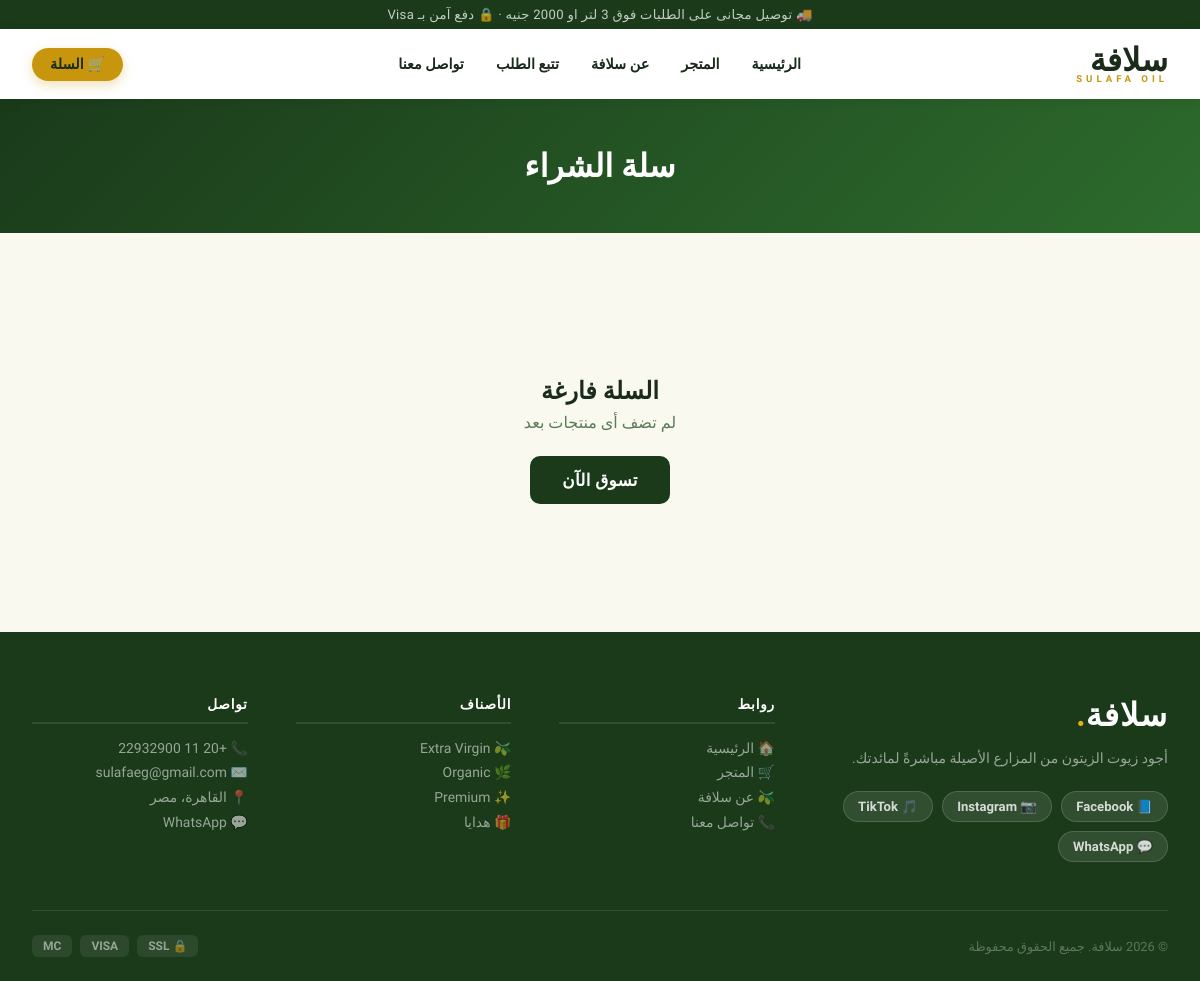
The page /cart on the database its author committed.
### tables this page shows
CREATE TABLE settings (
            key TEXT PRIMARY KEY,
            value TEXT
        );

### app.py (the view)
@app.route('/cart')
def cart_view():
    sid   = session.get('sid', '')
    items = get_db().execute(
        '''SELECT c.id, c.quantity,
                  p.id AS pid, p.name_ar, p.name_en,
                  p.price, p.image, p.photo, p.weight
           FROM cart c
           JOIN products p ON c.product_id = p.id
           WHERE c.sid=?''',
        (sid,)
    ).fetchall()
    s                     = get_all_settings()
    sub, tax, ship, total = _cart_totals(s, items)
    return render_template('cart.html',
        items=items, sub=sub, tax=tax, ship=ship, total=total,
        tax_rate   = int(s.get('tax_rate') or 14),
        ship_cost  = float(s.get('shipping_cost') or 50),
        free_thresh= float(s.get('free_shipping_threshold') or 500))

### app.py (called while the page is built)
def get_db():
    if 'db' not in g:
        g.db = sqlite3.connect(DB_PATH)
        g.db.row_factory = sqlite3.Row
    return g.db

def get_lang():
    return session.get('lang', 'ar')

def get_all_settings():
    rows = get_db().execute('SELECT key, value FROM settings').fetchall()
    return {r['key']: r['value'] for r in rows}

def cart_count():
    sid = session.get('sid', '')
    if not sid:
        return 0
    row = get_db().execute(
        'SELECT COALESCE(SUM(quantity),0) FROM cart WHERE sid=?', (sid,)
    ).fetchone()
    return row[0]

def _cart_totals(s, items):
    sub  = sum(i['price'] * i['quantity'] for i in items)
    rate = float(s.get('tax_rate') or 14) / 100
    sc   = float(s.get('shipping_cost') or 50)
    ft   = float(s.get('free_shipping_threshold') or 500)
    tax  = round(sub * rate, 2)
    ship = 0 if sub >= ft else sc
    return sub, tax, ship, sub + tax + ship

@app.context_processor
def inject_globals():
    return dict(s=get_all_settings(), lang=get_lang())

### templates/cart.html (shortened to what this page needs)
{% extends "base.html" %}
{% block body %}
<div class="page-head"><h1>{{ s.cart_title_ar or "سلة الشراء" }}</h1></div>
<div class="cart-pg"><div class="wrap">
{% if items %}
<div class="cart-lay">
  <div class="cart-box">
    <div class="cart-hd">{{ items|length }} منتج</div>
    {% for item in items %}
    <div class="ci">
      <div class="ci-img">
        {% if item["photo"] %}
          <img src="{{ item['photo'] }}" alt="{{ item['name_ar'] }}"
               style="width:100%;height:100%;object-fit:cover;border-radius:10px"
               onerror="this.parentElement.style.background='#f0f4f0';this.remove()">
        {% endif %}
      </div>
      <div style="flex:1">
        <div class="ci-name">{{ item["name_ar"] }}</div>
        <div class="ci-meta">{{ item["weight"] }} · {{ item["price"] }} جنيه</div>
      </div>
      <div class="ci-ctrl">
        <form action="{{ url_for('cart_update') }}" method="POST" style="display:inline">
          <input type="hidden" name="cid" value="{{ item["id"] }}">
          <input type="hidden" name="action" value="-">
          <button class="c-btn">−</button>
        </form>
        <span class="ci-qty">{{ item["quantity"] }}</span>
        <form action="{{ url_for('cart_update') }}" method="POST" style="display:inline">
          <input type="hidden" name="cid" value="{{ item["id"] }}">
          <input type="hidden" name="action" value="+">
          <button class="c-btn">+</button>
        </form>
      </div>
      <div class="ci-price">{{ (item["price"]*item["quantity"])|int }} جنيه</div>
      <form action="{{ url_for('cart_update') }}" method="POST" style="display:inline">
        <input type="hidden" name="cid" value="{{ item["id"] }}">
        <input type="hidden" name="action" value="del">
        <button class="ci-del">️</button>
      </form>
    </div>
    {% endfor %}
  </div>
  <div class="sum-box">
    <h3>ملخص الطلب</h3>
    <div class="sr"><span>المجموع</span><span>{{ sub }} جنيه</span></div>
    <div class="sr"><span>ضريبة {{ tax_rate|default(14) }}%</span><span>{{ tax }} جنيه</span></div>
    <div class="sr">
      <span>الشحن</span>
      <span class="{% if sub >= (free_thresh|default(500)) %}free{% endif %}">
        {% if sub >= (free_thresh|default(500)) %}{{ s.free_ship_text_ar or "مجانى 🎉" }}{% else %}{{ (ship_cost|default(50))|int }} جنيه{% endif %}
      </span>
    </div>
    {% if sub < (free_thresh|default(500)) %}
    <p style="font-size:.77rem;color:var(--muted)">أضف {{ ((free_thresh|default(500)) - sub)|int }} جنيه للشحن المجانى</p>
    {% endif %}
    <div class="sr tot"><span>الإجمالى</span><span>{{ total }} جنيه</span></div>
    <a href="{{ url_for('checkout') }}" class="btn btn-gold" style="display:flex;justify-content:center;width:100%;margin-top:1.2rem;font-size:1rem">
       {{ s.btn_checkout_ar or "إتمام الشراء" }}
    </a>
    <a href="{{ url_for('shop') }}" style="display:block;text-align:center;margin-top:.9rem;font-size:.85rem;color:var(--dark-green);font-weight:600">
      ← كمّل تسوّقك
    </a>
  </div>
</div>
{% else %}
<div class="empty">
  <h2>السلة فارغة</h2>
  <p style="color:var(--muted);margin:.5rem 0 1.5rem">لم تضف أى منتجات بعد</p>
  <a href="{{ url_for('shop') }}" class="btn btn-dark btn-lg"> تسوق الآن</a>
</div>
{% endif %}
</div></div>
{% endblock %}

### templates/base.html (shortened to what this page needs)
<!DOCTYPE html>
<html lang="ar" dir="rtl">
<head>
</head>
<body>
  <div class="topbar">
    <p>{{ s.topbar_text or '🚚 توصيل مجانى على الطلبات فوق 500 جنيه · 🔒 دفع آمن بـ Visa' }}</p>
  </div>
 <nav class="nav">
  <div class="nav-inner">
    <a href="{{ url_for('index') }}" class="brand">
      <div class="brand-logo">{{ s.site_name_ar }}<span>{{ s.brand_sub or 'SULAFA OIL' }}</span></div>
    </a>
    <div class="nav-links">
      <a href="{{ url_for('index') }}"   {% if request.endpoint=='index'                %}class="on"{% endif %}>{{ s.nav_home_ar    or 'الرئيسية' }}</a>
      <a href="{{ url_for('shop') }}"    {% if request.endpoint in['shop','product']    %}class="on"{% endif %}>{{ s.nav_shop_ar    or 'المتجر' }}</a>
      <a href="{{ url_for('about') }}"   {% if request.endpoint=='about'                %}class="on"{% endif %}>{{ s.nav_about_ar   or 'عن سلافة' }}</a>
      <a href="{{ url_for('track') }}"   {% if request.endpoint=='track'                %}class="on"{% endif %}> تتبع الطلب</a>
      <a href="{{ url_for('contact') }}" {% if request.endpoint=='contact'              %}class="on"{% endif %}>{{ s.nav_contact_ar or 'تواصل معنا' }}</a>
    </div>
    <div class="nav-right">
      {% set cnt = cart_count() %}
      <a href="{{ url_for('cart_view') }}" class="cart-btn">
        🛒 السلة{% if cnt > 0 %}<span class="cart-badge">{{ cnt }}</span>{% endif %}
      </a>
    </div>
  </div>
</nav>
  {% block body %}{% endblock %}
  <footer class="footer">
    <div class="footer-grid">
      <div>
        <div class="f-brand-name">{{ s.site_name_ar }}<span>.</span></div>
        <p class="f-desc">{{ s.footer_about_ar or s.tagline_ar }}</p>
        <div class="social-links">
          {% if s.facebook  %}<a href="{{ s.facebook }}"               target="_blank" class="social-link">📘 Facebook</a>{% endif %}
          {% if s.instagram %}<a href="{{ s.instagram }}"              target="_blank" class="social-link">📷 Instagram</a>{% endif %}
          {% if s.tiktok    %}<a href="{{ s.tiktok }}"                 target="_blank" class="social-link">🎵 TikTok</a>{% endif %}
          {% if s.whatsapp  %}<a href="https://wa.me/{{ s.whatsapp }}" target="_blank" class="social-link">💬 WhatsApp</a>{% endif %}
        </div>
      </div>
      <div class="f-col">
        <h5>روابط</h5>
        <a href="{{ url_for('index')   }}">🏠 {{ s.nav_home_ar or "الرئيسية" }}</a>
        <a href="{{ url_for('shop')    }}">🛒 {{ s.nav_shop_ar or "المتجر" }}</a>
        <a href="{{ url_for('about')   }}">🫒 {{ s.nav_about_ar or "عن سلافة" }}</a>
        <a href="{{ url_for('contact') }}">📞 {{ s.nav_contact_ar or "تواصل معنا" }}</a>
      </div>
      <div class="f-col">
        <h5>الأصناف</h5>
        <a href="{{ url_for('shop') }}?cat=بكر ممتاز">🫒 Extra Virgin</a>
        <a href="{{ url_for('shop') }}?cat=عضوى">🌿 Organic</a>
        <a href="{{ url_for('shop') }}?cat=فاخر">✨ Premium</a>
        <a href="{{ url_for('shop') }}?cat=طقم هدايا">🎁 هدايا</a>
      </div>
     <div class="f-col">
      <h5>تواصل</h5>
      {% if s.phone    %}<a href="tel:{{ s.phone }}">📞 {{ s.phone }}</a>{% endif %}
      {% if s.email    %}<a href="mailto:{{ s.email }}">✉️ {{ s.email }}</a>{% endif %}
      {% if s.address_ar %}<a href="#">📍 {{ s.address_ar }}</a>{% endif %}
      {% if s.whatsapp %}<a href="https://wa.me/{{ s.whatsapp }}" target="_blank">💬 WhatsApp</a>{% endif %}
    </div>
    </div>
    <div class="footer-bottom">
      <p>© 2026 {{ s.site_name_ar }}. {{ s.footer_copy_ar or "جميع الحقوق محفوظة" }}</p>
      <div class="pay-row">
        <span class="pay-badge">🔒 SSL</span>
        <span class="pay-badge">VISA</span>
        <span class="pay-badge">MC</span>
      </div>
    </div>
  </footer>
</body>
</html>

### templates/base.html (style rules this page uses)
*, *::before, *::after { margin: 0; padding: 0; box-sizing: border-box; }
:root { --dark-green: #1a3a1a; --mid-green: #2d6b2d; --bright-green:#3d8b3d; --light-green: #c8e6c9; --cream: #faf9f0; --gold: #c8960c; --gold-bright: #e6b015; --white: #ffffff; --text: #1a2b1a; --muted: #5a7a5a; --border: #e0ebd0; --red: #c0392b; --r: 10px; --r-lg: 18px; --shadow: 0 2px 14px rgba(26,58,26,.10); --shadow-md: 0 6px 28px rgba(26,58,26,.14); --shadow-lg: 0 14px 50px rgba(26,58,26,.18); }
*,*::before,*::after { box-sizing:border-box;margin:0;padding:0 }
html { scroll-behavior:smooth }
body { font-family:'Tajawal',sans-serif;background:var(--cream);color:var(--text);-webkit-font-smoothing:antialiased }
a { text-decoration:none;color:inherit }
.topbar { background: var(--dark-green); padding: 7px 0; text-align: center; }
.topbar p { color: rgba(255,255,255,.75); font-size: .82rem; letter-spacing: .3px; }
.nav { background:#fff;border-bottom:3px solid var(--dg);position:sticky;top:0;z-index:900;box-shadow:0 2px 12px rgba(0,0,0,.08) }
.nav-inner { max-width:1280px;margin:0 auto;padding:0 2rem;height:70px;display:flex;align-items:center;justify-content:space-between;gap:1rem }
.brand { display:flex;align-items:center }
.brand-logo { font-size:2rem;font-weight:900;color:var(--dg);line-height:1 }
.brand-logo span { color:var(--gold);display:block;font-size:.6rem;letter-spacing:4px;font-weight:700;margin-top:-2px }
.nav-links { display:flex;align-items:center;gap:4px }
.nav-links a { color:var(--text);font-size:.9rem;font-weight:700;padding:8px 14px;border-radius:50px;transition:background .15s,color .15s }
.nav-right { display:flex;align-items:center;gap:.75rem }
.cart-btn { position:relative;background:var(--gold);color:var(--dg);padding:8px 18px;border-radius:50px;font-size:.9rem;font-weight:800;display:flex;align-items:center;gap:6px;transition:background .15s,transform .15s;box-shadow:0 4px 12px rgba(200,150,12,.3) }
.wrap { max-width: 1280px; margin: 0 auto; padding: 0 2rem; }
.page-head { background: linear-gradient(135deg, var(--dark-green), var(--mid-green)); padding: 3rem 0; text-align: center; }
.page-head h1 { font-size: 2rem; font-weight: 900; color: #fff; }
.btn { display: inline-flex; align-items: center; gap: 7px; padding: 12px 26px; border-radius: var(--r); font-size: .95rem; font-weight: 700; cursor: pointer; border: none; transition: .22s; letter-spacing: .3px; }
.btn-lg { padding: 14px 32px; font-size: 1.05rem; }
.btn-dark { background: var(--dark-green); color: #fff; }
.footer { background: var(--dark-green); color: rgba(255,255,255,.8); padding: 4rem 2rem 0; }
.footer-grid { max-width: 1280px; margin: 0 auto; display: grid; grid-template-columns: 1.6fr 1fr 1fr 1fr; gap: 3rem; padding-bottom: 3rem; }
.f-brand-name { font-size: 2rem; font-weight: 900; font-family: 'Playfair Display', serif; color: #fff; letter-spacing: 1px; }
.f-brand-name span { color: var(--gold-bright); }
.f-desc { color: rgba(255,255,255,.55); font-size: .88rem; line-height: 1.75; margin-top: .75rem; margin-bottom: 1.25rem; }
.social-links { display: flex; gap: .6rem; flex-wrap: wrap; }
.social-link { display: flex; align-items: center; gap: 6px; background: rgba(255,255,255,.1); border: 1px solid rgba(255,255,255,.15); color: rgba(255,255,255,.8); padding: 7px 14px; border-radius: 50px; font-size: .82rem; font-weight: 600; transition: .2s; }
.f-col h5 { color: #fff; font-size: .85rem; font-weight: 800; text-transform: uppercase; letter-spacing: .8px; margin-bottom: 1rem; padding-bottom: .6rem; border-bottom: 2px solid rgba(255,255,255,.1); }
.f-col a { display: flex; align-items: center; gap: 7px; color: rgba(255,255,255,.55); font-size: .87rem; margin-bottom: .55rem; transition: .2s; }
.footer-bottom { max-width: 1280px; margin: 0 auto; padding: 1.5rem 0; border-top: 1px solid rgba(255,255,255,.1); display: flex; align-items: center; justify-content: space-between; flex-wrap: wrap; gap: 1rem; }
.footer-bottom p { color: rgba(255,255,255,.3); font-size: .8rem; }
.pay-row { display: flex; gap: .5rem; }
.pay-badge { background: rgba(255,255,255,.08); padding: 4px 11px; border-radius: 6px; color: rgba(255,255,255,.5); font-size: .75rem; font-weight: 700; }

### templates/cart.html (style rules this page uses)
.cart-pg { padding:3rem 0 }
.empty { text-align:center;padding:5rem 2rem }

### rows shown on the page
settings: value "🚚 توصيل مجانى على الطلبات فوق 3 لتر او 2000 جنيه · 🔒 دفع آمن بـ Visa"
settings: site_name_ar "سلافة"
settings: value "SULAFA OIL"
settings: value "الرئيسية"
settings: value "المتجر"
settings: value "عن سلافة"
settings: value "تواصل معنا"
settings: value "سلة الشراء"
settings: value "أجود زيوت الزيتون من المزارع الأصيلة مباشرةً لمائدتك."
settings: phone "+20 11 22932900"
settings: email "sulafaeg@gmail.com"
settings: address_ar "القاهرة، مصر"
settings: value "جميع الحقوق محفوظة"
